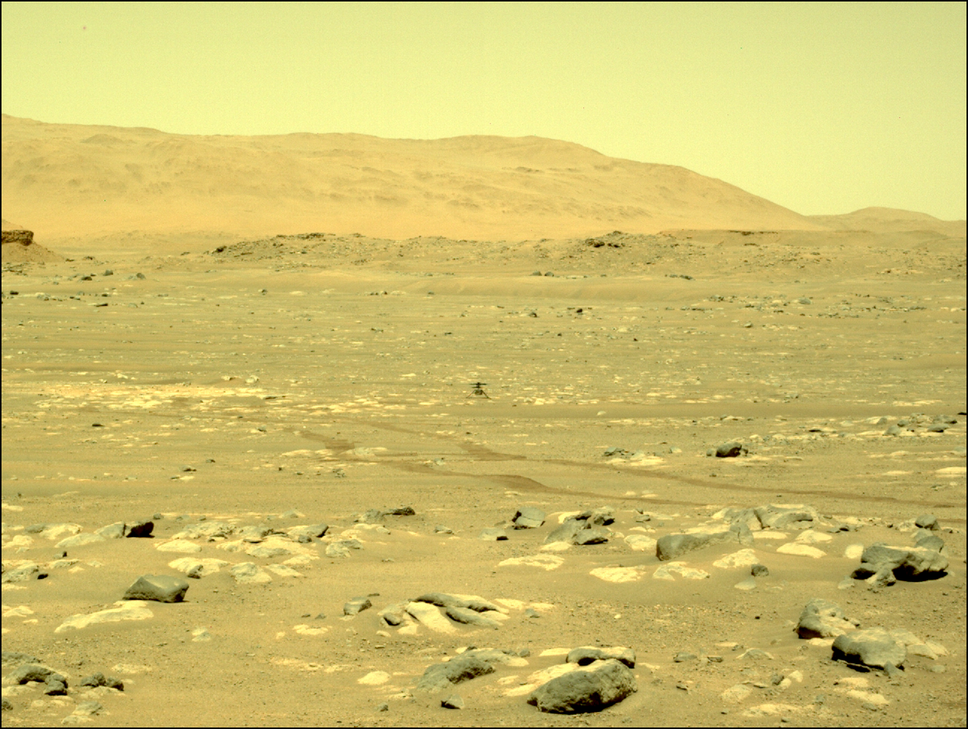
#> input picture perserverance/scripts/lefrncam_57.png, 968 x 729 px, shrunk from 1296 x 976 before the run
$ python sampledisp.py
#> lines starting #> are read from the running program, lines starting #| are printed output that depends on the picture; after the words box and inside, x2 and y2 are one past the last pixel; in counts of white or black regions, pixels touching at a corner belong together
#!/usr/bin/env python

'''
Simple example of stereo image matching and point cloud generation.

Resulting .ply file cam be easily viewed using MeshLab ( http://meshlab.sourceforge.net/ )
'''

# Python 2/3 compatibility
from __future__ import print_function

import numpy as np
import cv2

ply_header = '''ply
format ascii 1.0
element vertex %(vert_num)d
property float x
property float y
property float z
property uchar red
property uchar green
property uchar blue
end_header
'''

def write_ply(fn, verts, colors):
    verts = verts.reshape(-1, 3)
    colors = colors.reshape(-1, 3)
    verts = np.hstack([verts, colors])
    with open(fn, 'wb') as f:
        f.write((ply_header % dict(vert_num=len(verts))).encode('utf-8'))
        np.savetxt(f, verts, fmt='%f %f %f %d %d %d ')


if __name__ == '__main__':
    print('loading images...')
    imgL = cv2.imread('lefrncam_57.png')
#> imgL is the input picture: shape (729, 968, 3); mean B, G, R 109.2, 191.2, 206.2
    imgR = cv2.imread('rightrncam_57.png')
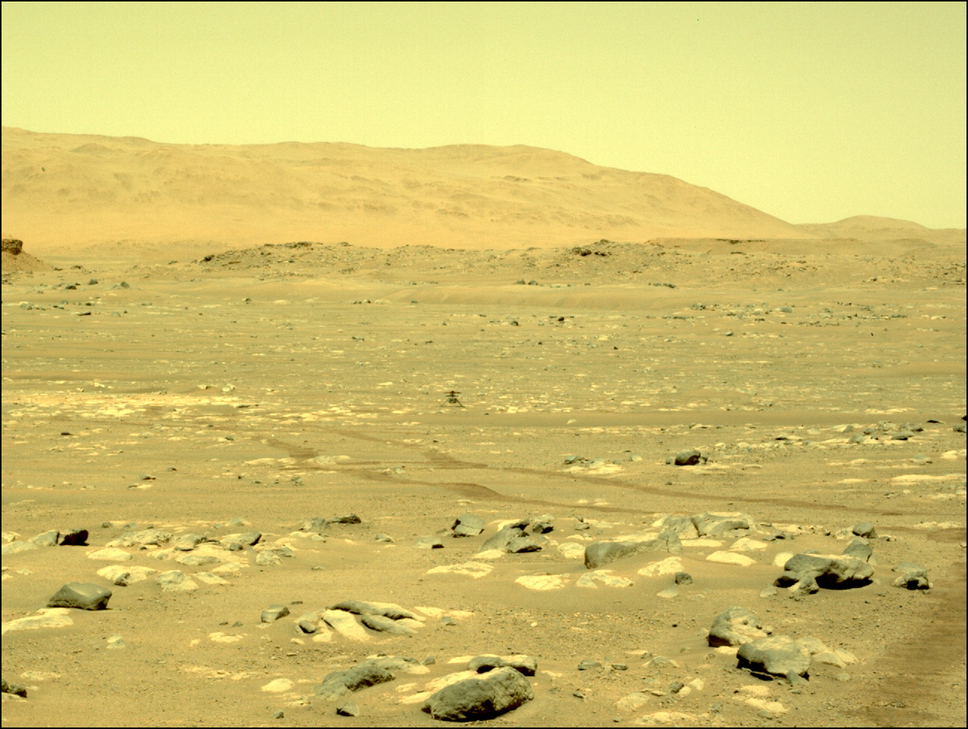
#> input picture perserverance/scripts/rightrncam_57.png, 968 x 729 px, shrunk from 1296 x 976 before the run
#> imgR is the input picture: shape (729, 968, 3); mean B, G, R 108.6, 190.7, 206.8
    # disparity range is tuned for 'aloe' image pair
    window_size = 3
    min_disp = 16
    num_disp = 112-min_disp
    stereo = cv2.StereoSGBM_create(minDisparity = min_disp,
        numDisparities = num_disp,
        blockSize = 16,
        P1 = 8*3*window_size**2,
        P2 = 32*3*window_size**2,
        disp12MaxDiff = 1,
        uniquenessRatio = 10,
        speckleWindowSize = 100,
        speckleRange = 32
    )

    print('computing disparity...')
    disp = stereo.compute(imgL, imgR).astype(np.float32) / 16.0
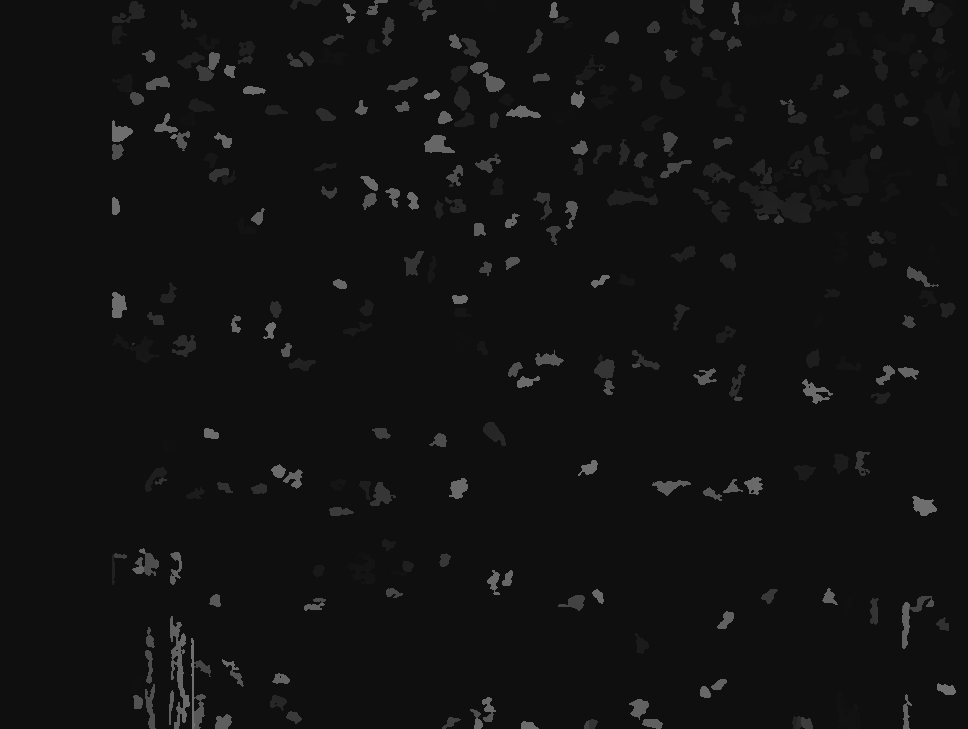
#> disp: shape (729, 968) float32; min 15, max 111, mean 17.9

    print('generating 3d point cloud...',)
    h, w = imgL.shape[:2]
#> h = 729; w = 968
    f = 0.8*w                          # guess for focal length
#> f = 774.4
    Q = np.float32([[1, 0, 0, -0.5*w],
                    [0,-1, 0,  0.5*h], # turn points 180 deg around x-axis,
                    [0, 0, 0,     -f], # so that y-axis looks up
                    [0, 0, 1,      0]])
    points = cv2.reprojectImageTo3D(disp, Q)
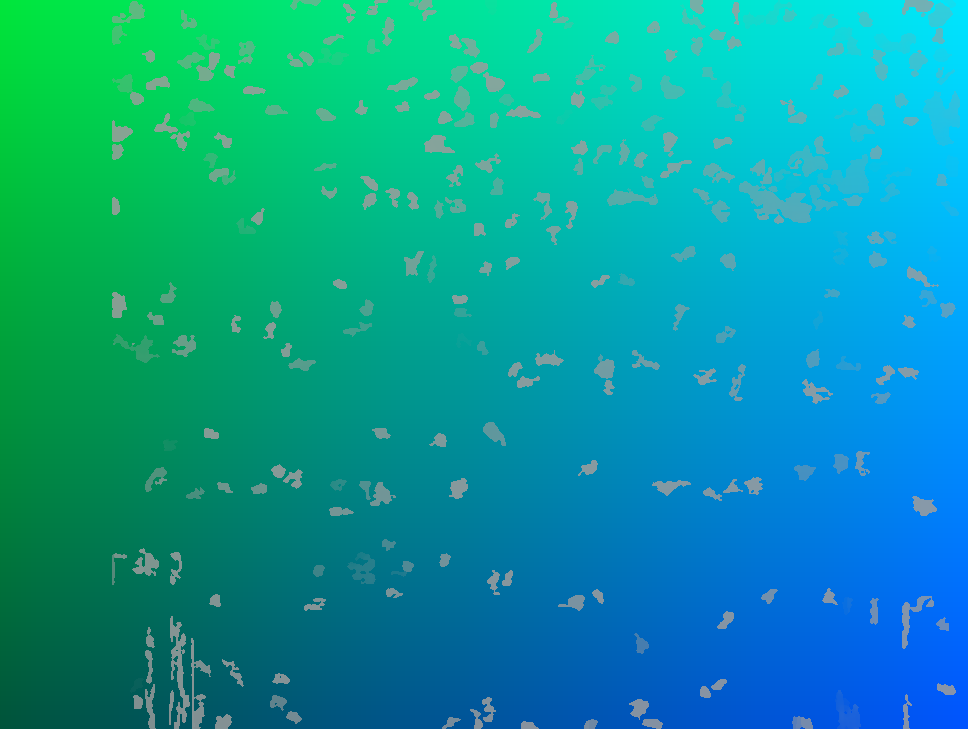
#> points: shape (729, 968, 3) float32; mean of channels 0, 1, 2 -0.2, -0.1, -49.6; drawn with min black and max white
    colors = cv2.cvtColor(imgL, cv2.COLOR_BGR2RGB)
    mask = disp > disp.min()
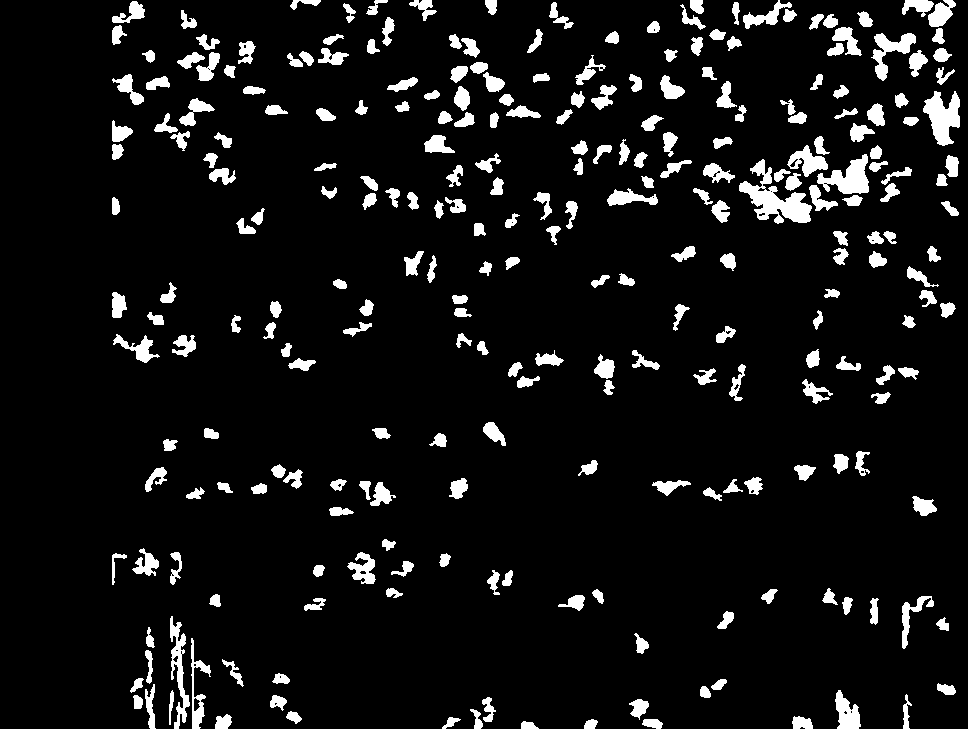
#> mask: shape (729, 968) bool; 7.6% white; 269 white regions, largest, box (x1, y1, x2, y2) and area: (739, 159, 812, 224) 1850, (923, 91, 960, 146) 1209, (817, 154, 869, 194) 1095
    out_points = points[mask]
    out_colors = colors[mask]
    out_fn = 'out.ply'
    write_ply('out.ply', out_points, out_colors)
    print('%s saved' % 'out.ply')

    cv2.imshow('left', imgL)
    cv2.imshow('disparity', (disp-min_disp)/num_disp)
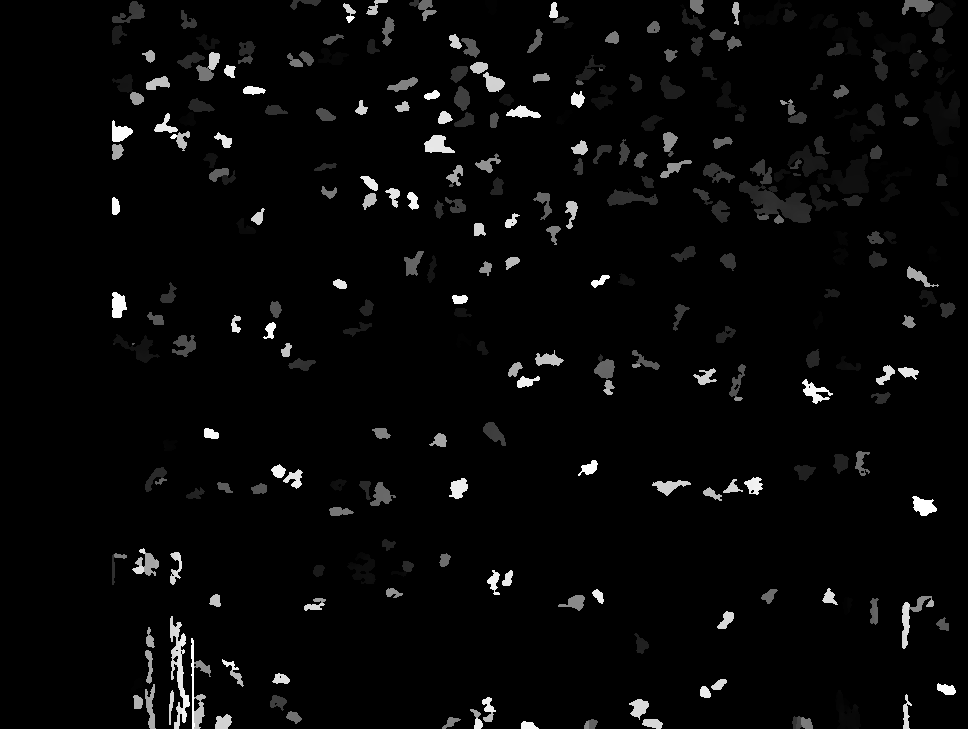
#> window 'disparity': shape (729, 968) float32; min -0.0104, max 0.99, mean 0.0197; drawn with min black and max white
    cv2.waitKey()
    cv2.destroyAllWindows()
